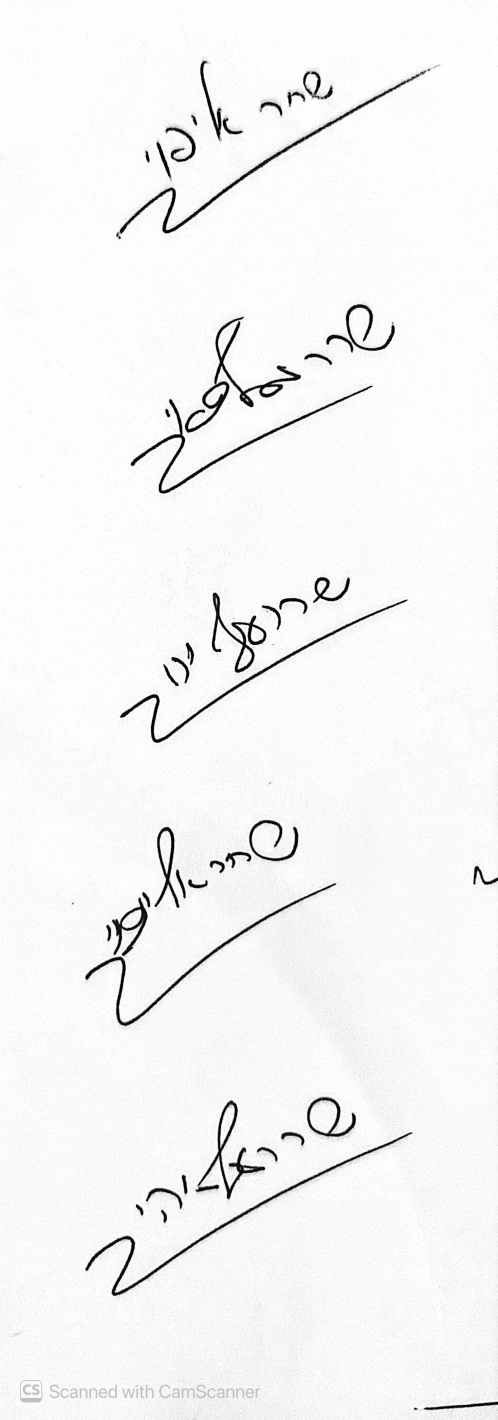
#> input picture mock_database/123456780_anchor.jpg, 996 x 2840 px (shown at 1/2 size)
$ python diagnose_capture.py ../mock_database/123456780_anchor.jpg
#> lines starting #> are read from the running program, lines starting #| are printed output that depends on the picture; after the words box and inside, x2 and y2 are one past the last pixel; in counts of white or black regions, pixels touching at a corner belong together
### packages/signature_core/anchors.py
"""Specimen-card signature extraction (vertically stacked signatures)."""
import cv2
import numpy as np
from PIL import Image


def extract_vertical_anchors(image_bytes: bytes, min_area: int = 800) -> list[Image.Image]:
    arr = np.frombuffer(image_bytes, dtype=np.uint8)
    img = cv2.imdecode(arr, cv2.IMREAD_COLOR)
    if img is None:
        return []

    gray = cv2.cvtColor(img, cv2.COLOR_BGR2GRAY)
    blurred = cv2.GaussianBlur(gray, (7, 7), 0)
    _, thresh = cv2.threshold(blurred, 0, 255, cv2.THRESH_BINARY_INV + cv2.THRESH_OTSU)

    kernel_clean = cv2.getStructuringElement(cv2.MORPH_RECT, (3, 3))
    clean_thresh = cv2.morphologyEx(thresh, cv2.MORPH_OPEN, kernel_clean, iterations=1)

    kernel_merge = cv2.getStructuringElement(cv2.MORPH_RECT, (100, 15))
    connected = cv2.morphologyEx(clean_thresh, cv2.MORPH_CLOSE, kernel_merge, iterations=1)

    contours, _ = cv2.findContours(connected, cv2.RETR_EXTERNAL, cv2.CHAIN_APPROX_SIMPLE)

    img_h, img_w = gray.shape
    bounding_boxes = []
    for c in contours:
        x, y, w, h = cv2.boundingRect(c)
        area = w * h
        if area > min_area and area < (img_w * img_h * 0.8) and h > 20:
            bounding_boxes.append((x, y, w, h))
    bounding_boxes.sort(key=lambda b: b[1])

    anchors: list[Image.Image] = []
    for x, y, w, h in bounding_boxes:
        pad = 15
        y1, y2 = max(0, y - pad), min(img_h, y + h + pad)
        x1, x2 = max(0, x - pad), min(img_w, x + w + pad)
        anchors.append(Image.fromarray(gray[y1:y2, x1:x2]).convert("L"))
    return anchors

### packages/signature_core/cleanup.py
"""Strip non-signature marks from a region cut out of a document.

This runs before `UnifiedSignatureTransform`, never inside it: the transform is
shared with training, and changing it would break train/serve parity.

A region cut from a real document carries more than the signature - a cheque brings
corner registration squares and a reference number, which survive binarisation and
inflate the bounding box the transform crops to, leaving the signature a fraction of the
224x224 input. Measured on a real cheque: 0.4696 raw (rejected), 0.2350 cleaned
(accepted).
"""
import io
import math

import cv2
import numpy as np
from PIL import Image

from signature_core.anchors import extract_vertical_anchors
from signature_core.quality import MAX_INK_FRACTION, MIN_INK_PIXELS, looks_like_signature

DEFAULT_MIN_AREA_RATIO = 0.25

PAPER = 255

# Wide enough to span the strokes, so the closing sees paper rather than ink.
BACKGROUND_KERNEL = 51


def flatten_illumination(gray: np.ndarray) -> np.ndarray:
    """Divide out the lighting, the way a document scanner does.

    A close-up photograph carries the phone's own shadow, and Otsu picks one threshold
    for the whole image: a shadowed corner either swallows the signature or is read as
    ink. Estimating the background with a morphological close and dividing by it leaves
    the strokes and flattens everything else to paper.
    """
    background = cv2.morphologyEx(
        gray, cv2.MORPH_CLOSE,
        cv2.getStructuringElement(cv2.MORPH_ELLIPSE, (BACKGROUND_KERNEL, BACKGROUND_KERNEL)))
    return cv2.divide(gray, background, scale=PAPER)


# The working size embeds are prepared at, and how far beyond it the canvas extends.
# The transform opens with a kernel a fifth of the canvas, twice - at three times the
# writing, the kernel (0.6x) eroded twice outreaches any stroke, so a signature's own
# line-through survives. The removal exists for cheque ruled lines, which cleanup has
# already dealt with by then. Measured at 512/3: the line intact, ~100ms an embed.
PAD_WORKING_EDGE = 512
PAD_FACTOR = 3


# [49 lines left out: functions pad_for_rotation, flatten_image_bytes, not called in this run]


# How far above or below the main stroke a detached mark may sit and still be part of
# the signature, as a fraction of the main stroke's own height.
ACCENT_REACH = 0.25

# How far to the side of the main stroke a detached letter may sit, as a fraction of the
# main stroke's own height. Letter spacing within one signature is under a letter-height;
# a cheque's corner squares and reference number sit whole signature-widths away.
NEIGHBOUR_REACH = 1.0


# [61 lines left out: functions _belongs_to, isolate_signature_ink, not called in this run]


# At most this many surviving regions reads as a close-up of one signature, where the
# extractor may have split the letters apart; a specimen card yields far more.
CLOSE_UP_REGIONS = 3


# [30 lines left out: function candidate_crops, not called in this run]

### scripts/diagnose_capture.py
"""Show what a photograph looks like to the extractor, and which kernel suits it.

Point this at a real capture to see how many signature regions extraction finds
raw versus flattened, and whether BACKGROUND_KERNEL is sized for the resolution
the photograph was taken at.

    python scripts/diagnose_capture.py photo.jpg --out /tmp/diag
"""
import argparse
import io
import os
import sys

import cv2
import numpy as np
from PIL import Image

sys.path.insert(0, os.path.join(os.path.dirname(os.path.dirname(os.path.abspath(__file__))), "packages"))

from signature_core import cleanup  # noqa: E402
from signature_core.anchors import extract_vertical_anchors  # noqa: E402

# Odd only: an even structuring element has no centre pixel.
KERNELS = [21, 31, 41, 51, 71, 101, 151]


def ink_fraction(img: Image.Image) -> float:
    return float((np.asarray(img.convert("L")) < 128).mean())


def encode(gray: np.ndarray) -> bytes:
    return cv2.imencode(".png", gray)[1].tobytes()


def main() -> None:
    parser = argparse.ArgumentParser()
    parser.add_argument("image")
    parser.add_argument("--out", default=None, help="directory to write previews into")
    args = parser.parse_args()

    with open(args.image, "rb") as f:
        raw = f.read()
    gray = cv2.imdecode(np.frombuffer(raw, dtype=np.uint8), cv2.IMREAD_GRAYSCALE)
#> gray is the input picture: shape (2840, 996); min 0, max 255, mean 244.9
    if gray is None:
        raise SystemExit(f"{args.image}: not a readable image")
    print(f"{args.image}: {gray.shape[1]}x{gray.shape[0]}, "
          f"mean {gray.mean():.1f}, min {gray.min()}, max {gray.max()}")
#| ../mock_database/123456780_anchor.jpg: 996x2840, mean 244.9, min 0, max 255

    baseline = extract_vertical_anchors(raw)
#> in extract_vertical_anchors, `_, thresh = cv2.threshold(blurred, 0, 255, cv2.THRESH_BINARY_INV + cv2..`:
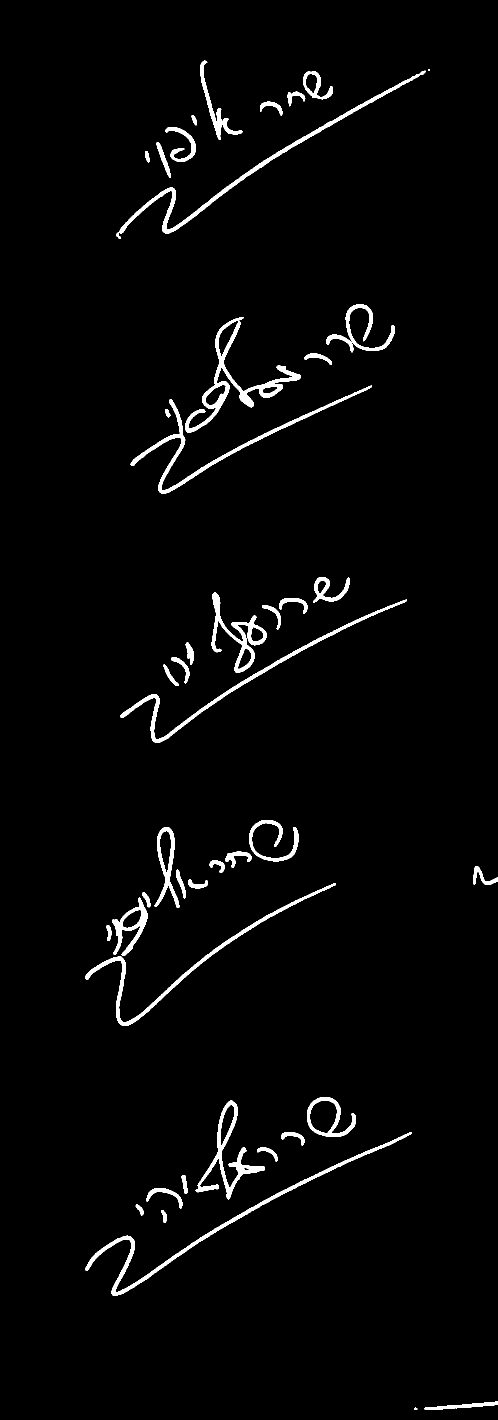
#> thresh: shape (2840, 996) (shown at 1/2 size); 2.5% white; 47 white regions (1 under 20 px), largest, box (x1, y1, x2, y2) and area: (370, 634, 602, 866) 6594, (171, 2265, 824, 2592) 6186, (232, 141, 852, 478) 6082
#> in extract_vertical_anchors, `clean_thresh = cv2.morphologyEx(thresh, cv2.MORPH_OPEN, kernel_clean, ..`: clean_thresh: shape (2840, 996); 2.5% white; 48 white regions (1 under 20 px), largest, box (x1, y1, x2, y2) and area: (370, 634, 602, 865) 6587, (171, 2265, 823, 2592) 6184, (239, 142, 851, 467) 6011
#> in extract_vertical_anchors, `connected = cv2.morphologyEx(clean_thresh, cv2.MORPH_CLOSE, kernel_mer..`:
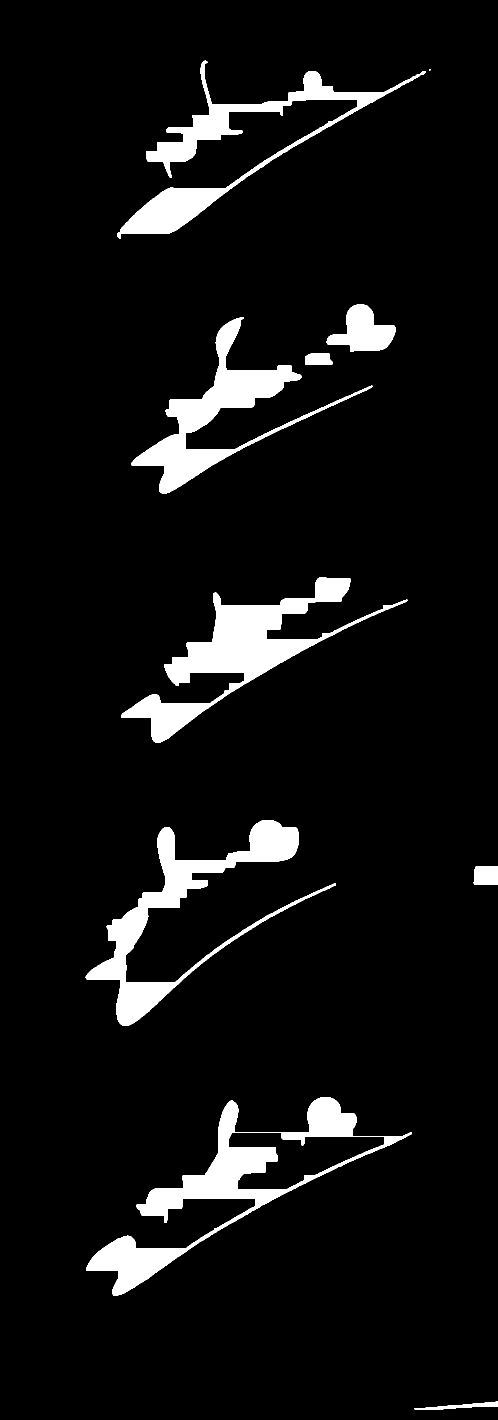
#> connected: shape (2840, 996) (shown at 1/2 size); 6.7% white; 10 white regions (1 under 20 px)
#> in extract_vertical_anchors, `contours, _ = cv2.findContours(connected, cv2.RETR_EXTERNAL, cv2.CHAIN..`: contours = 10 contours, 1 with area under 20; largest, box (x1, y1, x2, y2) and area: (172, 2194, 824, 2592) 59092, (242, 1154, 815, 1486) 38444, (171, 1640, 672, 2052) 34018, (262, 634, 745, 987) 29508, (234, 121, 852, 478) 29504
#> the loop in extract_vertical_anchors, `for c in contours:` made 10 passes
#> (x, y, w, h, area) on passes 1, 2, 3, 4, 5, 6, 7, 8, 10: (829, 2803, 167, 17, 2839), (172, 2194, 652, 398, 259496), (947, 1732, 49, 38, 1862), (171, 1640, 501, 412, 206412), (242, 1154, 573, 332, 190236), (610, 707, 55, 22, 1210), (262, 634, 483, 353, 170499), (653, 608, 138, 96, 13248), (234, 121, 618, 357, 220626)
#> after the loop in extract_vertical_anchors, `for c in contours:`: bounding_boxes = [(172, 2194, 652, 398), (947, 1732, 49, 38), (171, 1640, 501, 412), (242, 1154, 573, 332), (610, 707, 55, 22), (262, 634, 483, 353), (653, 608, 138, 96), (234, 121, 618, 357)]
#> the loop in extract_vertical_anchors, `for x, y, w, h in bounding_boxes:` made 8 passes
#> (x, y, w, h, y1, y2, x1, x2) on passes 1 to 8: (234, 121, 618, 357, 106, 493, 219, 867), (653, 608, 138, 96, 593, 719, 638, 806), (262, 634, 483, 353, 619, 1002, 247, 760), (610, 707, 55, 22, 692, 744, 595, 680), (242, 1154, 573, 332, 1139, 1501, 227, 830), (171, 1640, 501, 412, 1625, 2067, 156, 687), (947, 1732, 49, 38, 1717, 1785, 932, 996), (172, 2194, 652, 398, 2179, 2607, 157, 839)
#> after the loop in extract_vertical_anchors, `for x, y, w, h in bounding_boxes:`: anchors = 8 items
#> baseline = 8 items
    print(f"\nraw (no flattening): {len(baseline)} region(s)")
#| raw (no flattening): 8 region(s)

    print("\nkernel  regions  ink fraction of each region")
    original = cleanup.BACKGROUND_KERNEL
    try:
        for kernel in KERNELS:
            cleanup.BACKGROUND_KERNEL = kernel
            flat = cleanup.flatten_illumination(gray)
            regions = extract_vertical_anchors(encode(flat))
#> in extract_vertical_anchors (call 2), `_, thresh = cv2.threshold(blurred, 0, 255, cv2.THRESH_BINARY_INV + cv2..`: thresh: shape (2840, 996); 2.5% white; 47 white regions (1 under 20 px), largest, box (x1, y1, x2, y2) and area: (370, 634, 602, 866) 6590, (171, 2265, 824, 2592) 6149, (232, 141, 852, 478) 6077
#> in extract_vertical_anchors (call 2), `clean_thresh = cv2.morphologyEx(thresh, cv2.MORPH_OPEN, kernel_clean, ..`: clean_thresh: shape (2840, 996); 2.4% white; 48 white regions (1 under 20 px), largest, box (x1, y1, x2, y2) and area: (370, 634, 602, 865) 6583, (171, 2265, 823, 2592) 6147, (239, 142, 851, 467) 6006
#> in extract_vertical_anchors (call 2), `connected = cv2.morphologyEx(clean_thresh, cv2.MORPH_CLOSE, kernel_mer..`: connected: shape (2840, 996); 6.7% white; 10 white regions (1 under 20 px)
#> in extract_vertical_anchors (call 2), `contours, _ = cv2.findContours(connected, cv2.RETR_EXTERNAL, cv2.CHAIN..`: contours = 10 contours, 1 with area under 20; largest, box (x1, y1, x2, y2) and area: (172, 2194, 824, 2592) 59064, (242, 1154, 815, 1486) 38422, (171, 1640, 672, 2052) 33990, (262, 634, 745, 987) 29502, (234, 121, 852, 478) 29500
#> the loop in extract_vertical_anchors (call 2), `for c in contours:` made 10 passes
#> the loop in extract_vertical_anchors (call 2), `for x, y, w, h in bounding_boxes:` made 8 passes
#> regions = 8 items
            fractions = " ".join(f"{ink_fraction(r):.3f}" for r in regions[:8])
            print(f"{kernel:>6}  {len(regions):>7}  {fractions}")
#|     21        8  0.038 0.103 0.059 0.081 0.047 0.048 0.112 0.040
            if args.out:
                os.makedirs(args.out, exist_ok=True)
                Image.fromarray(flat).save(os.path.join(args.out, f"flat-{kernel}.png"))
                for index, region in enumerate(regions):
                    cleanup.isolate_signature_ink(region).save(
                        os.path.join(args.out, f"k{kernel}-region{index}.png"))
    finally:
        cleanup.BACKGROUND_KERNEL = original

    print(f"\nin use: BACKGROUND_KERNEL = {original}")
    if args.out:
        print(f"previews in {args.out}")


if __name__ == "__main__":
    main()
